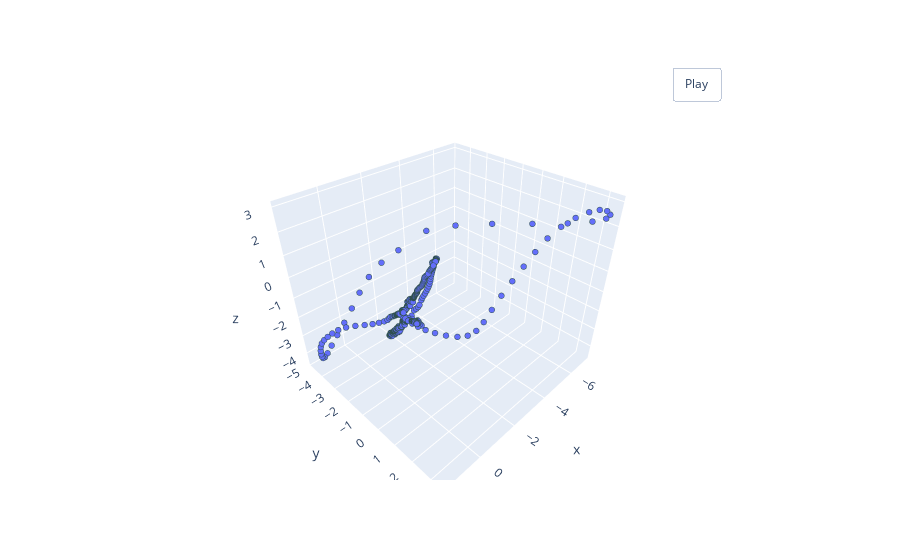

Notebook source saved alongside this figure:
### Markdown cell above
__Нормализация данных с помощью StandartScaller -> (values-mean)/std:__

### Code cell
train_transforms = transforms.Compose([
                    PointSampler_weighted(512),
                    ToTensor()
                    ])

val_transforms = transforms.Compose([
                    PointSampler_weighted(512),
                    ToTensor()
                    ])

DATASET_PATH = "final_pointcloud_dataset_normalized"
train_ds = PointCloudData(DATASET_PATH, "train", transform=train_transforms)
valid_ds = PointCloudData(DATASET_PATH, "val", transform=val_transforms)

train_loader = DataLoader(dataset=train_ds, batch_size=BATCH_SIZE, shuffle=True, drop_last=True)
valid_loader = DataLoader(dataset=valid_ds, batch_size=BATCH_SIZE)
pcshow(*train_ds[0]['pointcloud'].T)

### Figure 1 — Plotly figure (JSON) as saved in the notebook; plotly's stock layout.template omitted (floating-point values rounded to 4 significant figures; data arrays with more than 128 entries replaced by an {"elided": "..."} marker saying what was removed)
{"data": [{"marker": {"line": {"color": "DarkSlateGrey", "width": 2}, "size": 2}, "mode": "markers", "type": "scatter3d", "x": {"elided": "512 float values"}, "y": {"elided": "512 float values"}, "z": {"elided": "512 float values"}}], "layout": {"updatemenus": [{"buttons": [{"args": [null, {"frame": {"duration": 50, "redraw": true}, "fromcurrent": true, "mode": "immediate", "transition": {"duration": 0}}], "label": "Play", "method": "animate"}], "pad": {"r": 10, "t": 45}, "showactive": false, "type": "buttons", "x": 0.8, "xanchor": "left", "y": 1, "yanchor": "bottom"}]}}
